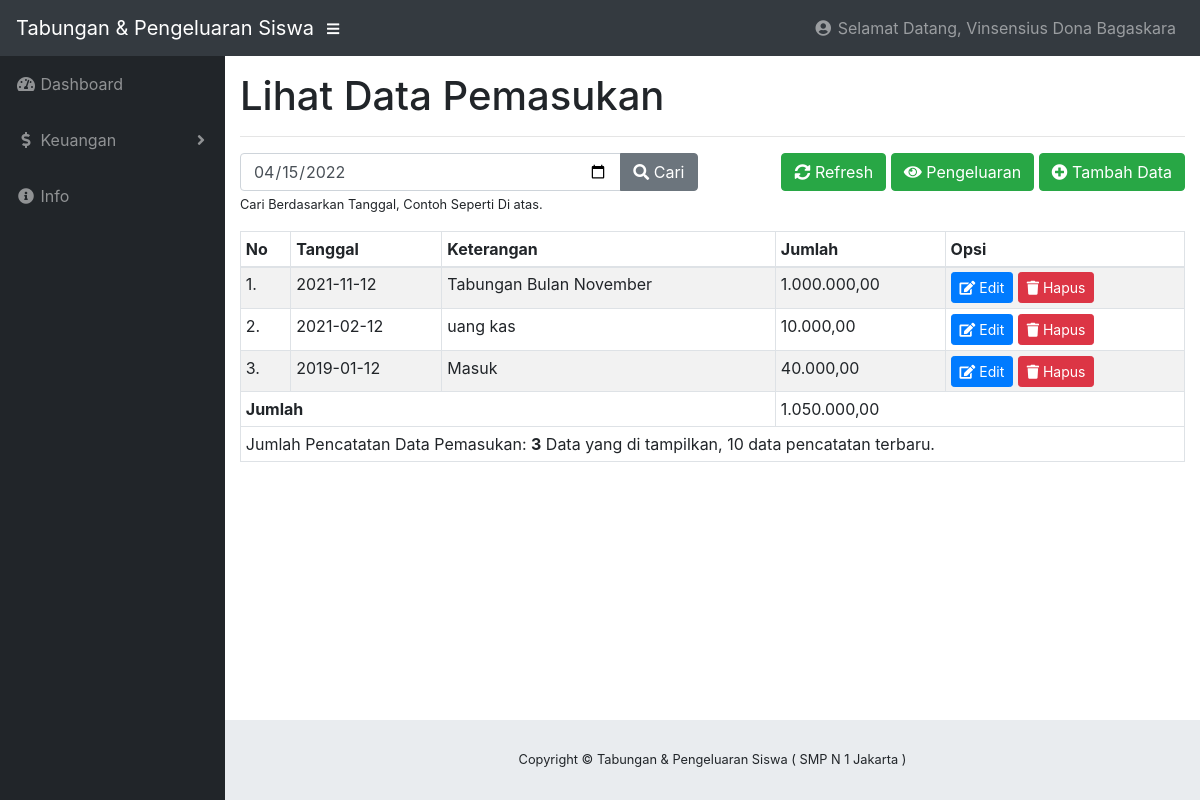
Page /index.php?page=keuangan (signed in) on the committed database.
### tables this page shows
CREATE TABLE `user` (
  `kode` varchar(255) NOT NULL,
  `nama` varchar(60) NOT NULL,
  `username` varchar(60) NOT NULL,
  `password` varchar(255) NOT NULL,
  `telepon` bigint(20) NOT NULL,
  `alamat` text NOT NULL,
  `level` enum('Admin','Member') NOT NULL
);

CREATE TABLE `keuangan` (
  `kode` varchar(255) NOT NULL,
  `kodeUser` varchar(255) NOT NULL,
  `tanggal` date NOT NULL,
  `status` varchar(30) NOT NULL,
  `keterangan` varchar(100) NOT NULL,
  `jumlah` bigint(20) NOT NULL
);

### pages/keuangan/lihatdatapemasukan.php (the view, shortened to what this page needs)
<?php
    $query = $conn->query("SELECT * FROM keuangan WHERE status = 'Pemasukan' AND kodeUser = '$userLogin' ORDER BY tanggal DESC LIMIT 10");
?>
<h1>Lihat Data Pemasukan</h1>
<hr>
<div class="row">
    <div class="col-sm-6 mb-3">
        <form action="" method="post">
            <div class="input-group">
                <input type="date" name="kunci" id="datepicker" class="form-control">
                <div class="input-group-append">
                    <button type="submit" name="cari" class="btn btn-secondary"><i class="fa fa-search"></i> Cari</button>
                </div>
            </div>
            <small>Cari Berdasarkan Tanggal, Contoh Seperti Di atas.</small>
        </form>
    </div>
    <div class="col-sm-6 text-right mb-3">
    <a href="?page=keuangan" class="btn btn-success"><i class="fa fa-sync-alt"></i>  Refresh</a>
        <a href="?page=keuangan&action=pengeluaran" class="btn btn-success"><i class="fa fa-eye"></i>  Pengeluaran</a>
        <a href="?page=keuangan&action=tambah" class="btn btn-success"><i class="fa fa-plus-circle"></i> Tambah Data</a>
    </div>
</div>
<table class="table table-striped table-bordered table-sm">
	<thead>
		<tr>
            <th>No</th>
            <th>Tanggal</th>
            <th>Keterangan</th>
            <th>Jumlah</th>
            <th>Opsi</th>
		</tr>
    </thead>
	<tbody>
    <?php
            $cekKolom = $query->rowCount();
            if($cekKolom < 1){
        ?>
            <tr>
                <td colspan="5"><center>Data Tidak Ada!.</center></td>
            </tr>
        <?php
            }else {
                $no = 1;
            while($result = $query->fetch(PDO::FETCH_OBJ)):
            $jumlah =  $result->jumlah;
            $resultJumlah = number_format($jumlah,2,',','.');
        ?>
    <tr>
        <td><?= $no++ ?>.</td>
        <td><?= $result->tanggal ?></td>
        <td><?= $result->keterangan ?></td>
        <td><?= $resultJumlah;   ?></td>
        <td>
            <a href="?page=keuangan&action=edit&id=<?= $result->kode ?>" class="btn btn-sm btn-primary">
                <span class="fa fa-edit"></span> Edit
            </a>
            <a onclick="return confirm('Yakin ingin menghapus data');" href="?page=keuangan&action=hapus&id=<?= $result->kode ?>" class="btn btn-sm btn-danger">
                <span class="fa fa-trash"></span> Hapus
            </a>
        </td>
    </tr>
            <?php endwhile; }?>
    </tbody>
    <tfoot>
        <?php
            $result = $conn->query("SELECT  SUM(jumlah) AS pemasukan FROM keuangan WHERE status = 'Pemasukan' AND kodeUser = '$userLogin' ");
            while($data = $result->fetch(PDO::FETCH_OBJ)):
            $jumlah =  $data->pemasukan;
            $resultJumlah = number_format($jumlah,2,',','.');
        ?>
        <tr>
            <td colspan="3"><strong>Jumlah</strong></td>
            <td colspan="2"><?= $resultJumlah; ?></td>
        </tr>
            <?php endwhile;?>
        <tr>
            <td colspan="6">
            <?php
                $sql = $conn->query("SELECT * FROM keuangan WHERE status = 'Pemasukan' AND kodeUser = '$userLogin' ");
                $count = $sql->rowCount();
                if(isset($_POST['cari'])){
            ?>
                Hasil Pencarian Data : <b><?= $cekKolom ?></b>
            <?php
                }else {
            ?>
                Jumlah Pencatatan Data Pemasukan:  <b><?= $count ?></b> Data yang di tampilkan, 10 data pencatatan terbaru.
            <?php
                }
            ?>
            </td>
        </tr>
    </tfoot>
</table>

### index.php (shortened to what this page needs)
<?php
  include "__+config/koneksi.php";
  if(@$_SESSION['admin'] || @$_SESSION['member']){
?>
<!DOCTYPE html>
<html lang="en">
  <head>
    <link href="vendor/bootstrap/css/bootstrap.min.css" rel="stylesheet">
    <link href="vendor/fontawesome-free/css/all.min.css" rel="stylesheet" type="text/css">
    <link href="vendor/datatables/dataTables.bootstrap4.css" rel="stylesheet">
    <link href="css/sb-admin.css" rel="stylesheet">
    <link href="css/mycss.css" rel="stylesheet">
  </head>
  <body id="page-top">
    <nav class="navbar navbar-expand navbar-dark bg-dark static-top">
      <a class="navbar-brand mr-1" href="index.php">Tabungan & Pengeluaran Siswa</a>
      <button class="btn btn-link btn-sm text-white order-1 order-sm-0" id="sidebarToggle" href="#">
        <i class="fas fa-bars"></i>
      </button>
      <?php
        if(@$_SESSION['admin']){
          $userLogin = @$_SESSION['admin'];
        }else {
          $userLogin = @$_SESSION['member'];
        }
        try{
          $result = $conn->query("SELECT * FROM user WHERE kode = '$userLogin'");
          $namaUser = $result->fetch(PDO::FETCH_OBJ);
        }catch(Exception $e){
          echo $e->getMessage();
        }
      ?>
      <ul class="navbar-nav ml-auto ml-md-0">
        <li class="nav-item dropdown no-arrow">
          <a class="nav-link dropdown-toggle" href="#" id="userDropdown" role="button" data-toggle="dropdown" aria-haspopup="true" aria-expanded="false">
            <i class="fas fa-user-circle fa-fw"></i> Selamat Datang, <?= $namaUser->nama ?>
          </a>
        </li>
      </ul>
    </nav>
    <div id="wrapper">
      <ul class="sidebar navbar-nav">
        <li class="nav-item dropdown">
          <a class="nav-link" href="index.php">
            <i class="fas fa-fw fa-tachometer-alt"></i>
            <span>Dashboard</span>
          </a>
        </li>
          <li class="nav-item dropdown">
          <a class="nav-link dropdown-toggle" href="#" id="pagesDropdown" role="button" data-toggle="dropdown" aria-haspopup="true" aria-expanded="false">
            <i class="fas fa-fw fa-dollar-sign"></i> <span>Keuangan</span>
          </a>
        </li>
        <li class="nav-item">
          <a class="nav-link" href="?page=info">
            <i class="fas fa-fw fa-info-circle"></i>
            <span>Info</span></a>
        </li>
      </ul>
      <div id="content-wrapper">
        <div class="container-fluid">
          <?php
            $page = strtolower(@$_GET['page']);
            $action = strtolower(@$_GET['action']);
            if($page == ""){
              include "pages/dashboard/dashboard.php";
            }else if($page == "keuangan"){
              if($action == ""){
                include "pages/keuangan/lihatdatapemasukan.php";
              }else if($action == "tambah"){
                  include "pages/keuangan/tambah.php";
              }else if($action == "pengeluaran"){
                include "pages/keuangan/lihatdatapengeluaran.php";
              }else if($action == "edit"){
                include "pages/keuangan/edit.php";
              }else if($action == "hapus"){
                include "pages/keuangan/hapus.php";
              } else {
                include "pages/404.php";
              }
            }else if($page == "keuangananggota"){
              if($action == ""){
                include "pages/keuangan/anggota/tambah.php";
              }else if($action == "hapus"){
                include "pages/keuangan/anggota/hapus.php";
              } else {
                include "pages/404.php";
              }
            }else if($page == "keuangananggotadetail"){
              if($action == ""){
                include "pages/keuangan/anggota/detail.php";
              }else {
                include "pages/404.php";
              }
            }else if($page == "laporankeuangan"){
              if($action == "laporankeuanganpribadi"){
                include "pages/laporan/laporankeuanganpribadi.php";
              }else {
                include "pages/404.php";
              }
            }else if($page == "smk3"){
              if($action == ""){
                include "pages/sekolah/smk3.php";
              }else {
                include "pages/404.php";
              }
            }
          ?>
        </div>
        <footer class="sticky-footer">
          <div class="container my-auto">
            <div class="copyright text-center my-auto">
              <span>Copyright © Tabungan & Pengeluaran Siswa ( SMP N 1 Jakarta )</span>
            </div>
          </div>
        </footer>
      </div>
    </div>
  </body>
</html>
<?php
  } else {
    header("location:login.php");
  }
?>

### css/sb-admin.css (style rules this page uses)
html { position: relative; min-height: 100%; }
body { height: 100%; }
#wrapper { display: -webkit-box; display: -ms-flexbox; display: flex; }
#wrapper #content-wrapper { overflow-x: hidden; width: 100%; padding-top: 1rem; padding-bottom: 80px; }
.navbar-nav .nav-item.dropdown .dropdown-toggle::after { width: 1rem; text-align: center; float: right; vertical-align: 0; border: 0; font-weight: 900; content: '\f105'; font-family: 'Font Awesome 5 Free'; }
.navbar-nav .nav-item.dropdown.no-arrow .dropdown-toggle::after { display: none; }
.sidebar { width: 90px !important; background-color: #212529; min-height: calc(100vh - 56px); }
.sidebar .nav-item:last-child { margin-bottom: 1rem; }
.sidebar .nav-item .nav-link { text-align: center; padding: 0.75rem 1rem; width: 90px; }
.sidebar .nav-item .nav-link span { font-size: 0.65rem; display: block; }
.sidebar .nav-item.dropdown .dropdown-toggle::after { display: none; }
.sidebar .nav-item .nav-link { color: rgba(255, 255, 255, 0.5); }
@media (min-width: 768px) { .sidebar { width: 225px !important; } }
@media (min-width: 768px) { .sidebar .nav-item .nav-link { display: block; width: 100%; text-align: left; padding: 1rem; width: 225px; } }
@media (min-width: 768px) { .sidebar .nav-item .nav-link span { font-size: 1rem; display: inline; } }
@media (min-width: 768px) { .sidebar .nav-item.dropdown .dropdown-toggle::after { display: block; } }
:root { --input-padding-x: 0.75rem; --input-padding-y: 0.75rem; }
footer.sticky-footer { display: -webkit-box; display: -ms-flexbox; display: flex; position: absolute; right: 0; bottom: 0; width: calc(100% - 90px); height: 80px; background-color: #e9ecef; }
footer.sticky-footer .copyright { line-height: 1; font-size: 0.8rem; }
@media (min-width: 768px) { footer.sticky-footer { width: calc(100% - 225px); } }

### rows in the picture
user: nama "Vinsensius Dona Bagaskara"
keuangan: tanggal "2021-11-12", keterangan "Tabungan Bulan November", jumlah "1.000.000,00"
keuangan: tanggal "2021-02-12", keterangan "uang kas", jumlah "10.000,00"
keuangan: tanggal "2019-01-12", keterangan "Masuk", jumlah "40.000,00"

### other values in the picture
$resultJumlah "1.050.000,00"
$count "3"
